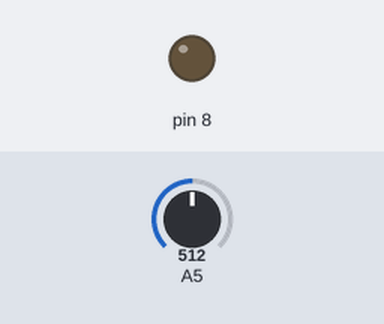
A sketch run on a simulated Arduino Uno, built with avr-gcc and run on an emulated ATmega328P. On the bench: output pins drawn as LEDs (lit = HIGH). The inputs (shaded band) are chosen by the test bench; at power-on: A5 = 512.

Above: at 1.2 s.
1.3 s: A5 set to 106
2.8 s: A5 set to 93
At 4.0 s:
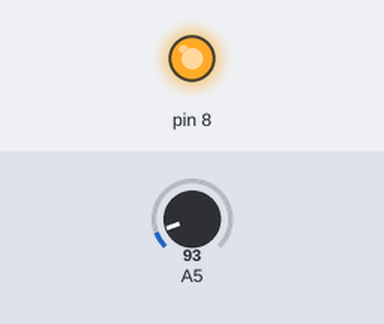
4.3 s: A5 set to 110
At 5.5 s:
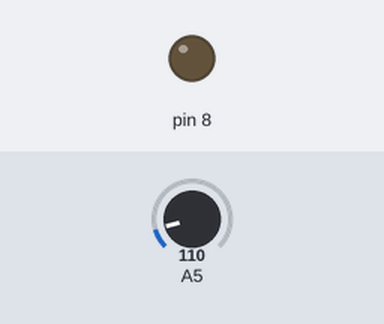
5.8 s: A5 set to 90
At 6.7 s:
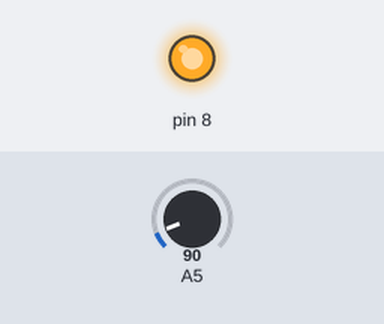
Timing chart, 0 to 8.3 s (numbered marks = the images above; inputs shaded):
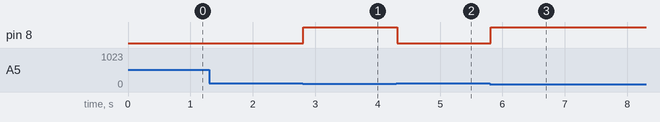

Measured:
- the behaviour switches between 100 and 99 on A5 (found by bisection; images 0 and 1)
- after the input at 1.3 s, every drawn part: stays the same
- after the input at 2.8 s, pin 8: LOW → HIGH at once
- after the input at 4.3 s, pin 8: HIGH → LOW at once
- after the input at 5.8 s, pin 8: LOW → HIGH at once

The sketch:

arduino4.5.ino
```cpp
int receivedVal = 0;

void setup() {
  pinMode(8, OUTPUT);
}

void loop() {
  receivedVal = analogRead(A5);

  if (receivedVal < 100) {
     digitalWrite(8, HIGH);
  } else {
     digitalWrite(8, LOW);
  }

  delay(50);
}
```
